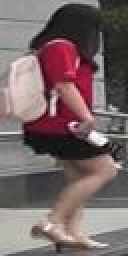
#> input picture Week 4 Model Meets Data and Clustering/A2_programming/A2_programming/train/0.jpg, 64 x 128 px (shown 2 times larger); its folder holds 4 pictures in this run
$ jupyter execute --allow-errors u7351505.ipynb
#> lines starting #> are read from the running program, lines starting #| are printed output that depends on the picture
## COMP3670/6670 Programming Assignment 2 - Clustering, Linear Regression and Gradient Descent
---

**Enter Your Student ID:**

**Your Name:** Yifan Luo

**Deadline:** u7351505

**Submit:** Write your answers in this file, and submit a single Jupyter Notebook file (.ipynb) on Wattle. Rename this file with your student number as 'uXXXXXXX.ipynb'. Note: you don't need to submit the .png or .npy files.

**Enter Discussion Partner IDs Below:**
You could add more IDs with the same markdown format above.

**Programming Section**:
- Task 1.1 - 1.3: 30%
- Task 1.4: 40%
- Task 2: 30%

[cell 1]
import time
import sys
import numpy as np
import matplotlib.pyplot as plt
import math
import os
from matplotlib.pyplot import imread
from patchify import patchify

np.random.seed(1)

## Task1: Clustering and Bag of Visual Words
-----------
These programming exercises will focus on K-means clustering.

If you're unsure of how k-means works, read this very helpful and freely available online breakdown from Stanford's CS221 course; https://stanford.edu/~cpiech/cs221/handouts/kmeans.html

This assignment requires you to loosely interpret how k-means is a specific case of a more general algorithm named Expectation Maximisation. This is explained toward the end of the above article.

First, lets loading the dataset.

#> (a cell that did not finish here is left out)

K-means is a special, simple case of the Expectation Maximisation (EM) algorithm.

This simplified EM (k-means), is divided into two steps.

The **E-Step**, where for every sample in your dataset you find which "centroid" that datapoint is closest to that sample, and record that information.

The **M-Step**, where you move each "centroid" to the center of the samples which were found to be closest to it in the **E-Step**.

Each *centroid* is simply an estimated mean of a cluster. If you have $1$ centroid, then this centroid will become the mean of all your data.

Centroids are initially random values, and the k-means algorithm attempts to modify them so that each one represents the center of a cluster.

We have implemented a centroids initialization function.

[cell 3]
def initialise_parameters(m, X):
    C = X[np.random.choice(X.shape[0], m)]
    return C

#> (the rest of this cell did not finish here and is left out)

Now let's implement K-Means algorithm.

---
   **TASK 1.1:** Create a function $E\_step(C, X) = L$, where $L$ is a matrix of the same dimension of the dataset $X$.

   This function is is the **E-Step** (or "assignment step") mentioned earlier.

---

**HINT:**
- https://stanford.edu/~cpiech/cs221/handouts/kmeans.html
- https://en.wikipedia.org/wiki/K-means_clustering#Standard_algorithm
- Each row of $L$ is a centroid taken from $C$.

[cell 4]
# [31 lines left out: functions E_step, euclidean_dist, not called in this run]


#> (the rest of this cell did not finish here and is left out)

**TASK 1.2:** Create a function $M\_step(C, X, L) = C$ which returns $C$ modified so that each centroid in $C$ is placed in the middle of the samples assigned to it. This is the **M-Step**.

In other words, make each centroid in $C$ the average of all the samples which were found to be closest to it during the **E-step**. This is also called the "update step" for K-means.

---

**HINT:** https://docs.scipy.org/doc/numpy/reference/generated/numpy.array_equal.html

[cell 5]
# [14 lines left out: function M_step, not called in this run]

print('Before:')
#> (the rest of this cell did not finish here and is left out)

**TASK 1.3:** Implement $kmeans(X, m, threshold) = C, L$ which takes a dataset $X$ (of any dimension) and a scalar value $m$ and a scalar $threshold$ as input. This function uses the 3 functions you wrote previously to:
- generate $m$ centroids.
- iterate between the E and M steps until the difference of loss values between two iterations is less than the threshold to classify the $m$ clusters.

...and then returns:
- $C$, the centers of the $m$ clusters after convergence.
- $L$, the labels (centroid vectors) assigned to each sample in the dataset after convergence.
---
**HINT:** Using initialise_parameters to initial centroid

[cell 6]
# [13 lines left out: function kmeans, not called in this run]


def training_loss(X, L):
    return sum([euclidean_dist(X[i], L[i]) for i in range(X.shape[0])])


#CODE TO DISPLAY YOUR RESULTS. DO NOT MODIFY.
#> (the rest of this cell did not finish here and is left out)

Your answer should like this, maybe with different colors:

**TASK 1.4:** Implement Bag of Visual Words (BOVW) to perform pedestrian retrieval. See more information at:

https://en.wikipedia.org/wiki/Bag-of-words_model

https://en.wikipedia.org/wiki/Bag-of-words_model_in_computer_vision

First, let's understand the settings of datasets.

---
We provide you with 3 pedestrian image folders, 'train', 'gallery', and 'val_query'. There are 99 images in 'train' which are used to create a vocabulary through clustering. 'Gallery' contains 90 images which belong to 15 different pedestrians. If two images' file name have same first four digits, then these two images belong to same pedestrian. When we randomly select a query image from 'val_query', we aim to find the images from the 'gallery' that contain the same person as the query. Let's load the images in 'train' and visualise an example.

[cell 7]
train_images = []
for file in os.listdir("./train"):
    if file.endswith(".jpg"):
        im = imread("./train/" + file)
#> im is the input picture: shape (128, 64, 3); mean R, G, B 119.6, 103, 103.4
        train_images.append(im)
        assert im.shape == (128, 64, 3)
plt.imshow(train_images[0])
plt.show()

To generate the vocabulary, the first step is computing local image features. For simplicity, patches of size 8×8 are densely sampled, and we use these patches for local feature extraction. The sampling step is 8, so there is no overlapping between patches.

[cell 8]
def patchify_images(image):
    return patchify(image, (8, 8, 3), step=8).reshape((-1, 8, 8, 3))

#> (the rest of this cell did not finish here and is left out)

Then you need to implement your feature extractor to compute the feature of an image patch. Complete the function

$$compute\_patch\_feature(patch) = patch\_feature$$

**Requirements:**
- You are not allowed to import any other packages except Numpy and Scipy. (Your are allowed to import packages in Numpy or Scipy, such as scipy.signal).
- You can find inspiration from internet. However, you have to code by yourself. Hint: color feature might be a useful option.
- Your implementation for feature extraction of a patch should be of reasonable speed, e.g., within a second. You will have 0 if your algorithm takes too much time to run.

[cell 9]
from scipy import stats

# [10 lines left out: function compute_patch_feature, not called in this run]


start = time.time()
#> (the rest of this cell did not finish here and is left out)

Now, you can create the vocabulary from patch features in the 'train' folder. Complete the function

$$create\_vocabulary(train\_images) = vocabulary$$

**HINT:**
- Remember to call the functions you defined in Task 1.1, 1.2 and 1.3.
- You are free to decide the size of vocabulary as long as it can be generated within 2 minutes.
- It is NOT allowed to use 'gallary' or 'val_query' images for vocabulary training. You will have 0 for Task 1.4 if you use them.
- It is NOT allowed to use external images (e.g., those from the web), either.

[cell 10]
def create_vocabulary(train_images):
    #YOUR CODE HERE
    vocabulary = []
    patche_features = []
    k = 20  # vocabulary size
    threshold = 2
    for i in range(len(train_images)):
        patches_i = patchify_images(train_images[i])  # patches_i (128, 8, 8, 3)
        patche_features.extend([compute_patch_feature(patch) for patch in patches_i])
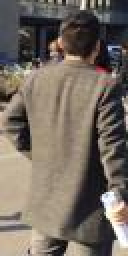
#> input picture Week 4 Model Meets Data and Clustering/A2_programming/A2_programming/val_query/0003_c5_0013.jpg, 64 x 128 px (shown 2 times larger)
    C_final, L_final = kmeans(np.array(patche_features), k, threshold)
    return C_final


start = time.time()
#> (the rest of this cell did not finish here and is left out)

You have built the vocabulary successfully. You must know how to compute the feature representation of an image. Now, let's do a simple pedestrian retrieval task where we are going to pick a query image from 'val_query' and try to search for images in 'gallery' which contain the same person.

[cell 11]
gallery_images = []
gallery_filenames = []
#> (the rest of this cell did not finish here and is left out)

Complete the function

$$image\_similarity\_ranking(gallery\_images, query\_image, vocabulary, gallery\_filenames) = list\_of\_name\_of\_the\_gallery\_images$$

gallery_images is the collection of all 90 images with dimension $90 \times 128 \times 64 \times 3$.

query_image is one image with dimension $128 \times 64 \times 3$.

The return value should be a list of image file names. Each name indicates a gallery image, ranked according to their similarities with the query. That is, the first file name corresponds to the image with the highest similarity to the query. The second file name in the list is image with second highest similarity to the query, etc. A file name should be '0001_c5_0022.jpg'. The length of the result should be 90, same as the number of gallery images. **For Task 1.4, you will be marked based on the retrieval accuracy**.

**Requirements:**
- You can't use the filename to do the task trivially. In other words, you must use a machine learning solution.
- You are free to improve the distance metric (an $\ell_2$ distance is a basic option).
- You need to extract the feature of an image by the BOVW method. Other options (e.g., deep learning) are not allowed.
- Your implementation (e.g., BOVW feature extraction for an image, nearest neighbor search) should be of reasonable speed, e.g., within 20 seconds. You will receive 0 if your algorithm takes too much time to run (e.g., more than 2 minutes).

Marking criteria: Our evaluation process will calculate a matching score, a weighted sum of your top-1, 2, 3, 4, 5 accuracy using some test queries (not provided to students). These test queries will be used to probe your gallery data (90 images). Top-k accuracy measures the percentage of queries for which you could find the true match within the top-k position of the rank list. Your mark will be given based on your accuracy. For example, if your accuracy is within top 10% in the class, you will receive 40 marks; If your accuracy is 50% in the class, you will get 20 marks. If your program contains errors/bugs, you will receive 0.

[cell 12]
from scipy.spatial.distance import correlation, chebyshev


# [32 lines left out: functions image_similarity_ranking, bow, cosine, not called in this run]


# visualise your query image and its best match in gallery. Ideally, they should be the same person.
start = time.time()
#> (the rest of this cell did not finish here and is left out)

Please use the following code to calculate the matching score of 'val_query' dataset. Make sure the score is reasonble to you. We will be evaluating your implementation using some test queries that are not provided to you.

[cell 13]
# [25 lines left out: function match_score, not called in this run]

def total_score():
    score = 0
#> score = 0
    for file in os.listdir("./val_query"):
        name_list = image_similarity_ranking(gallery_images, imread("./val_query/" + file), vocabulary, gallery_filenames)
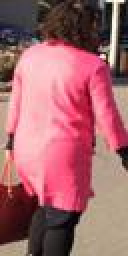
#> input picture Week 4 Model Meets Data and Clustering/A2_programming/A2_programming/val_query/0001_c5_0022.jpg, 64 x 128 px (shown 2 times larger)
        score += match_score(file, name_list)
    return score

#> (the rest of this cell did not finish here and is left out)
